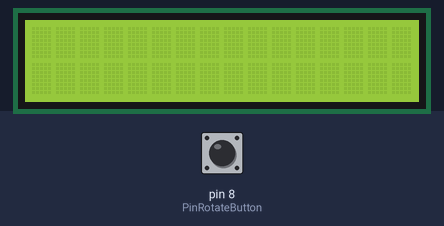
The sketch below on a simulated Arduino Uno, built with avr-gcc and run on an emulated ATmega328P. On the bench: 16×2 character LCD. Inputs (shaded band) come from the test bench; at power-on: pin 8 (PinRotateButton) HIGH. What the sketch prints to the serial monitor is not drawn.

Above: at 1.2 s.
1.3 s: pin 8 (PinRotateButton) pulled LOW for 1 s
At 3.4 s:
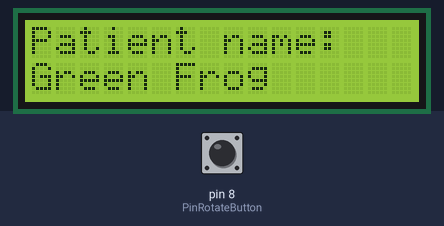
3.8 s: pin 8 (PinRotateButton) pulled LOW for 0.15 s
At 4.9 s:
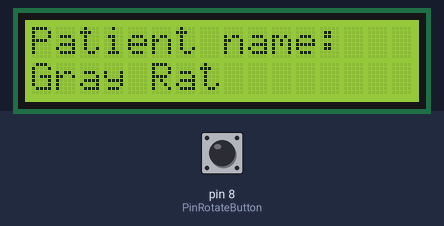
5.4 s: pin 8 (PinRotateButton) pulled LOW for 3.2 s
At 5.56 s:
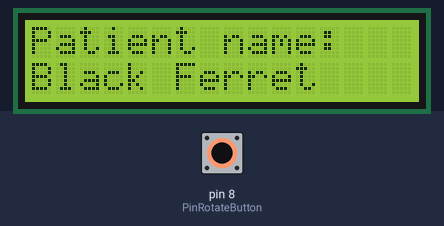
Timing chart, 0 to 8.4 s (numbered marks = the images above; inputs shaded):
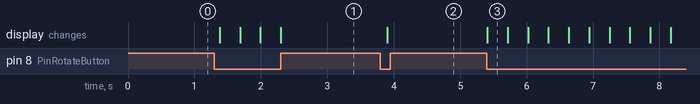

Measured:
- after the input at 1.3 s, the display: first changes after 0.08 s (image 1 shows a later state)
- after the input at 3.8 s, the display: changes after 0.11 s (image 2)
- after the input at 5.4 s, the display: changes at once (image 3)

The sketch:

main.ino
```cpp
/*
  The circuit:
 * LCD RS pin to digital pin 12
 * LCD Enable pin to digital pin 11
 * LCD D4 pin to digital pin 5
 * LCD D5 pin to digital pin 4
 * LCD D6 pin to digital pin 3
 * LCD D7 pin to digital pin 2
 * LCD R/W pin to ground
 * LCD VSS pin to ground
 * LCD VCC pin to 5V
 * 10K resistor:
 * ends to +5V and ground
 * wiper to LCD VO pin (pin 3)
 */

// include the library code:
#include <LiquidCrystal.h>

const int PikeLength = 3;
const int MaxPikePosition = 5;

const int PinRotateButton = 8;

struct PatientInfo {
  char name[17];
  float temperature;
  int pulse;
  int sys;
  int dia;

  // Deltas
  float dTemperature;
  int dPulse;
  int dSys;
  int dDia;
};

PatientInfo patients[] = {
  {"Green Frog", 37.3, 90, 132, 77},
  {"Gray Rat", 36.6, 60, 115, 70},
  {"Black Ferret", 38.1, 73, 128, 66},
  {"Brown Turtle", 41.3, 40, 80, 30}
};

byte symbol1[8] = {
  B00000,
  B00000,
  B00000,
  B00000,
  B00000,
  B00100,
  B11011,
  B00000,
};

byte symbol2[8] = {
  B00100,
  B00100,
  B01010,
  B01010,
  B10010,
  B10010,
  B00011,
  B00010,
};

byte symbol3[8] = {
  B00000,
  B00000,
  B00000,
  B00000,
  B00100,
  B01010,
  B10001,
  B00000,
};

byte symbol4[8] = {
  B00000,
  B00000,
  B00000,
  B00000,
  B00000,
  B00000,
  B00000,
  B00000,
};

byte symbol5[8] = {
  B00000,
  B00000,
  B00000,
  B00000,
  B00000,
  B00000,
  B00000,
  B00000,
};

byte symbol6[8] = {
  B00000,
  B00000,
  B00000,
  B00000,
  B00000,
  B00000,
  B00000,
  B00000,
};

byte symbol7[8] = {
  B00000,
  B00000,
  B00000,
  B00000,
  B00000,
  B00000,
  B00000,
  B00000,
};

byte symbol8[8] = {
  B00000,
  B00000,
  B00000,
  B00000,
  B00000,
  B00000,
  B00000,
  B00000,
};

PatientInfo *_patient;
int _totalPatients = 0;
int _currentPatientPos = 0;

// initialize the library with the numbers of the interface pins
LiquidCrystal lcd(12, 11, 5, 4, 3, 2);

void setup() {
  // set up the LCD's number of columns and rows:
  lcd.begin(16, 2);
  lcd.clear();

  _totalPatients = sizeof(patients) / sizeof(PatientInfo);
  outputPatients();
  _currentPatientPos = 0;

  pinMode(PinRotateButton, INPUT_PULLUP);

  Serial.begin(9600);
  Serial.println("Starting...");

  lcd.createChar(0, symbol1);
  lcd.createChar(1, symbol2);
  lcd.createChar(2, symbol3);
  lcd.createChar(3, symbol4);
  lcd.createChar(4, symbol5);
  lcd.createChar(5, symbol6);
  lcd.createChar(6, symbol7);
  lcd.createChar(7, symbol8);
}

int _rotatePressedAt = 0;

void loop() {
  char buf[16];

  if (digitalRead(PinRotateButton) == LOW) {
    if (millis() - _rotatePressedAt > 250) {
      Serial.println("Pressed...");
      moveToNextPatient();
      Serial.println(_currentPatientPos);
      _rotatePressedAt = millis();
      displayPatientScreen();
    }
  }

//  Serial.print("current patient position: ");
//  Serial.println(_currentPatientPos);
//  _patient = &patients[_currentPatientPos];
//  Serial.println(_patient->name);
//
//  displayPatientScreen();
//  delay(3000);
//
//  for (int i = 0; i < 10; i++) {
//      _patient->dPulse = rand() % 5 - 2;
//      displayTemperatureScreen();
//      delay(1000);
//  }
//
//  lcd.clear();
//  lcd.setCursor(0, 1);
//  lcd.print(_patient->name);
//  for (byte i = 0; i < 3; i++) {
//    for (byte pos = 0; pos < MaxPikePosition; pos++) {
//      drawPikePeriod(pos * PikeLength);
//
//      for (byte i = 0; i < 1; i++) {
//        int positionToClear = pos + 2;
//        if (positionToClear >= MaxPikePosition) {
//          clearPikePeriod(3 * (positionToClear - MaxPikePosition));
//        } else {
//          clearPikePeriod(3 * positionToClear);
//        }
//        delay(200);
//      }
//
//    }
//    delay(300);
//  }
//
//  moveToNextPatient();
  delay(100);
}

void moveToNextPatient() {
  int pos = _currentPatientPos + 1;
  if (pos >= _totalPatients) {
    _currentPatientPos = 0;
  } else {
    _currentPatientPos = pos;
  }

  _patient = &patients[_currentPatientPos];
  Serial.print("Current patient #");
  Serial.print(_currentPatientPos);
  Serial.print(": ");
  Serial.println(_patient->name);
}

void drawPikePeriod(int pos) {
  for (int d = 0; d < 3; d++) {
    lcd.setCursor(pos + d, 0);
    lcd.write(byte(d));
    delay(200);
  }
}

void clearPikePeriod(int pos) {
  for (int d = 0; d < 3; d++) {
    lcd.setCursor(pos + d, 0);
    lcd.print(" ");
    delay(300);
  }
}
void drawHighPikeAt(int pos) {
    lcd.setCursor(pos, 0);
    lcd.write(byte(0));
    lcd.write(byte(1));
    lcd.write(byte(2));
    lcd.print(" ");
//    lcd.print(" ");

    lcd.setCursor(pos, 1);
    lcd.write(byte(4));
    lcd.print(" ");
    lcd.write(byte(6));
    lcd.write(byte(7));
//    lcd.print(" ");
}

void drawSmallPikeAt(int pos) {
  lcd.setCursor(pos, 1);
  lcd.write(byte(3));
  lcd.write(byte(5));
}

void displayTemperatureScreen() {
  char buf[17];
  char str[8];

  dtostrf(_patient->temperature, 5, 2, str);
  sprintf(buf, "SYS: %3d T:%s\0", _patient->sys, str);
  lcd.setCursor(0, 0);
  lcd.print(buf);

  sprintf(buf, "DIA: %3d P:%5d\0", _patient->dia, _patient->pulse + _patient->dPulse);
  lcd.setCursor(0, 1);
  lcd.print(buf);
}

void displayPatientScreen() {
  char buf[17] = "                \0";
  lcd.clear();

  lcd.setCursor(0, 0);
  lcd.print("Patient name:");

  lcd.setCursor(0, 1);
  lcd.print(_patient->name);
}

void outputPatients() {
  for (byte i = 0; i < _totalPatients; i++) {
    Serial.println(_patient->name);
    moveToNextPatient();
  }
}
```
